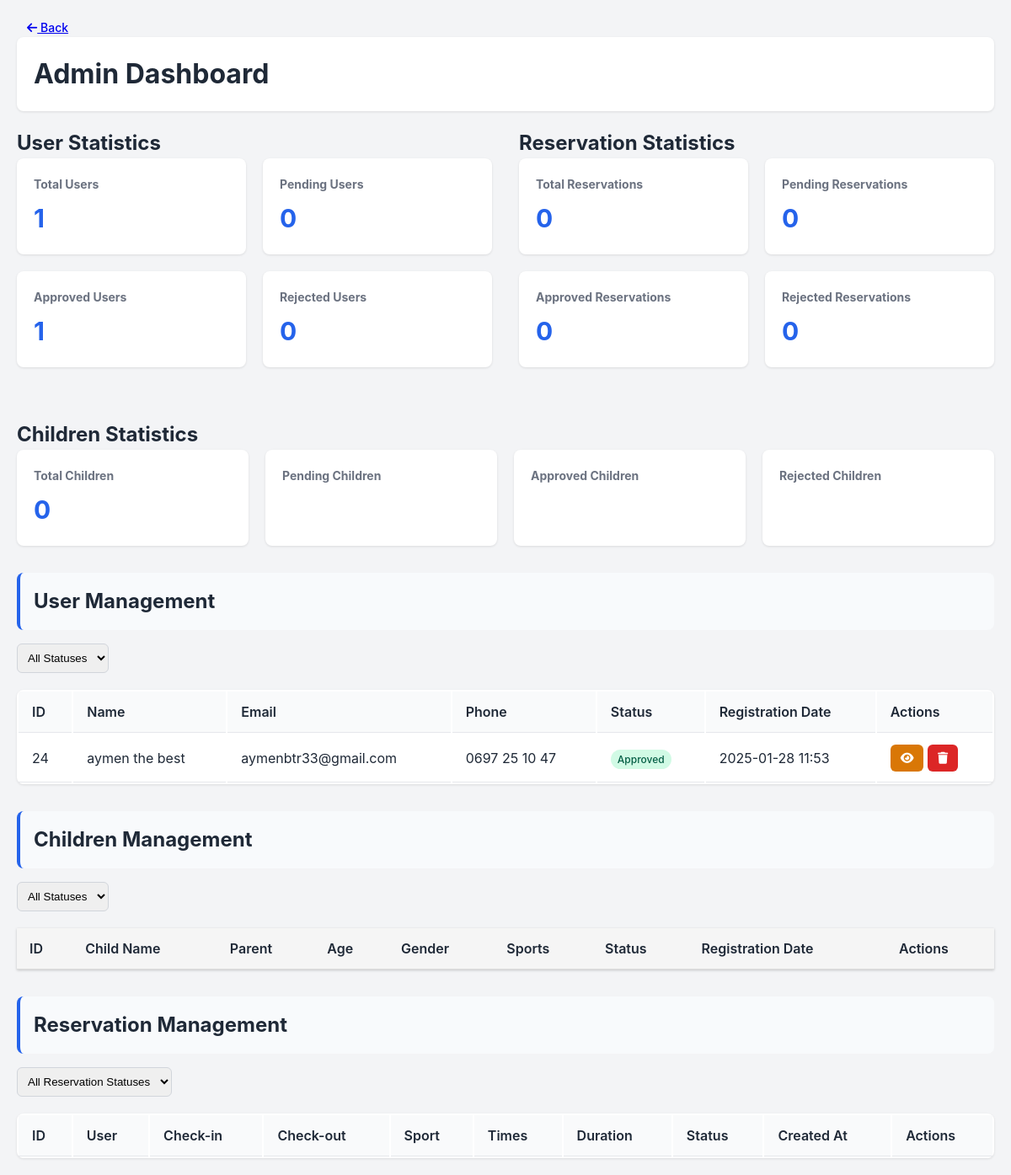
/admin-login.php (signed in), run on the app's committed database.
### tables this page shows
CREATE TABLE `users` (
  `id` int(11) NOT NULL,
  `first_name` varchar(50) NOT NULL,
  `last_name` varchar(50) NOT NULL,
  `dob` date NOT NULL,
  `pob` varchar(100) NOT NULL,
  `address` text NOT NULL,
  `email` varchar(255) NOT NULL,
  `phone` varchar(20) NOT NULL,
  `gender` enum('male','female') NOT NULL,
  `id_type` enum('passport','driving_licence','identity_card') DEFAULT NULL,
  `id_number` varchar(50) DEFAULT NULL,
  `id_document_path` varchar(255) DEFAULT NULL,
  `password` varchar(255) NOT NULL,
  `wilaya_id` int(11) DEFAULT NULL,
  `created_at` timestamp NOT NULL DEFAULT current_timestamp(),
  `status` enum('pending','approved','rejected') DEFAULT 'pending',
  `rejection_reason` text DEFAULT NULL,
  `is_deleted` tinyint(1) DEFAULT 0,
  `facility_id` int(11) NOT NULL,
  `profile_pic_path` varchar(255) DEFAULT NULL
);

### admin-login.php (the view, shortened to what this page needs)
<?php
$facility_id = $_SESSION['facility_id'];
$conn = new mysqli(DB_HOST, DB_USER, DB_PASS, DB_NAME);
$users_query = "
    SELECT
        u.*,
        w.name as wilaya_name,
        GROUP_CONCAT(DISTINCT s.name) as sports,
        GROUP_CONCAT(DISTINCT s.id) as sport_ids
    FROM users u
    LEFT JOIN wilaya w ON u.wilaya_id = w.id
    LEFT JOIN user_sports us ON u.id = us.user_id
    LEFT JOIN sport s ON us.sport_id = s.id
    WHERE u.is_deleted = 0
    AND u.facility_id = ?
    GROUP BY u.id
    ORDER BY u.created_at DESC
";
$stmt = $conn->prepare($users_query);
$stmt->bind_param("i", $facility_id);
$stmt->execute();
$users = $stmt->get_result()->fetch_all(MYSQLI_ASSOC);
$stats_query = "
    SELECT
        (SELECT COUNT(*) FROM users WHERE facility_id = ? AND is_deleted = 0) as total_users,
        (SELECT COUNT(*) FROM users WHERE facility_id = ? AND status = 'pending' AND is_deleted = 0) as pending_users,
        (SELECT COUNT(*) FROM users WHERE facility_id = ? AND status = 'approved' AND is_deleted = 0) as approved_users,
        (SELECT COUNT(*) FROM users WHERE facility_id = ? AND status = 'rejected' AND is_deleted = 0) as rejected_users,
        (SELECT COUNT(*) FROM reservations WHERE facility_id = ?) as total_reservations,
        (SELECT COUNT(*) FROM reservations WHERE facility_id = ? AND status = 'pending') as pending_reservations,
        (SELECT COUNT(*) FROM reservations WHERE facility_id = ? AND status = 'approved') as approved_reservations,
        (SELECT COUNT(*) FROM reservations WHERE facility_id = ? AND status = 'rejected') as rejected_reservations
";
$stmt = $conn->prepare($stats_query);
$stmt->bind_param("iiiiiiii", $facility_id, $facility_id, $facility_id, $facility_id, $facility_id, $facility_id, $facility_id, $facility_id);
$stmt->execute();
$stats = $stmt->get_result()->fetch_assoc();
$children_stats_query = "
    SELECT
        COUNT(*) as total_children,
        SUM(CASE WHEN c.status = 'pending' THEN 1 ELSE 0 END) as pending_children,
        SUM(CASE WHEN c.status = 'approved' THEN 1 ELSE 0 END) as approved_children,
        SUM(CASE WHEN c.status = 'rejected' THEN 1 ELSE 0 END) as rejected_children
    FROM children c
    JOIN users u ON c.user_id = u.id
    WHERE u.facility_id = ?
";
$stmt = $conn->prepare($children_stats_query);
$stmt->bind_param("i", $facility_id);
$stmt->execute();
$children_stats = $stmt->get_result()->fetch_assoc();
?>
<!DOCTYPE html>
<html lang="en">
<head>
    <link href="https://cdnjs.cloudflare.com/ajax/libs/font-awesome/6.0.0/css/all.min.css" rel="stylesheet">
</head>
<body>
<div class="container">
    <div class="mb-3">
        <a href="facility-management.php" class="btn btn-secondary back-button">
            <i class="fas fa-arrow-left me-2"></i> Back
        </a>
    </div>
        <div class="dashboard-header">
            <h1>Admin Dashboard</h1>
        </div>
        <div class="stats-container">
            <div class="stats-section">
                <h2>User Statistics</h2>
                <div class="stats-grid">
                    <div class="stat-card">
                        <h3>Total Users</h3>
                        <div class="number"><?php echo $stats['total_users']; ?></div>
                    </div>
                    <div class="stat-card">
                        <h3>Pending Users</h3>
                        <div class="number"><?php echo $stats['pending_users']; ?></div>
                    </div>
                    <div class="stat-card">
                        <h3>Approved Users</h3>
                        <div class="number"><?php echo $stats['approved_users']; ?></div>
                    </div>
                    <div class="stat-card">
                        <h3>Rejected Users</h3>
                        <div class="number"><?php echo $stats['rejected_users']; ?></div>
                    </div>
                </div>
            </div>
            <div class="stats-section">
                <h2>Reservation Statistics</h2>
                <div class="stats-grid">
                    <div class="stat-card">
                        <h3>Total Reservations</h3>
                        <div class="number"><?php echo $stats['total_reservations']; ?></div>
                    </div>
                    <div class="stat-card">
                        <h3>Pending Reservations</h3>
                        <div class="number"><?php echo $stats['pending_reservations']; ?></div>
                    </div>
                    <div class="stat-card">
                        <h3>Approved Reservations</h3>
                        <div class="number"><?php echo $stats['approved_reservations']; ?></div>
                    </div>
                    <div class="stat-card">
                        <h3>Rejected Reservations</h3>
                        <div class="number"><?php echo $stats['rejected_reservations']; ?></div>
                    </div>
                </div>
            </div>
        </div>
        <div class="stats-section">
    <h2>Children Statistics</h2>
    <div class="stats-grid">
        <div class="stat-card">
            <h3>Total Children</h3>
            <div class="number"><?php echo $children_stats['total_children']; ?></div>
        </div>
        <div class="stat-card">
            <h3>Pending Children</h3>
        </div>
        <div class="stat-card">
            <h3>Approved Children</h3>
        </div>
        <div class="stat-card">
            <h3>Rejected Children</h3>
        </div>
    </div>
</div>
        <div class="section-header">
            <h2>User Management</h2>
        </div>
        <div class="filters">
            <select class="filter-select" id="statusFilter">
                <option value="">All Statuses</option>
            </select>
        </div>
        <table class="users-table">
            <thead>
                <tr>
                    <th>ID</th>
                    <th>Name</th>
                    <th>Email</th>
                    <th>Phone</th>
                    <th>Status</th>
                    <th>Registration Date</th>
                    <th>Actions</th>
                </tr>
            </thead>
            <tbody>
                <?php foreach ($users as $user): ?>
                    <tr data-status="<?php echo htmlspecialchars($user['status']); ?>">
                        <td><?php echo htmlspecialchars($user['id']); ?></td>
                        <td><?php echo htmlspecialchars($user['first_name'] . ' ' . $user['last_name']); ?></td>
                        <td><?php echo htmlspecialchars($user['email']); ?></td>
                        <td><?php echo htmlspecialchars($user['phone']); ?></td>
                        <td>
                            <span class="badge badge-<?php echo htmlspecialchars($user['status']); ?>">
                                <?php echo ucfirst(htmlspecialchars($user['status'])); ?>
                            </span>
                        </td>
                        <td><?php echo date('Y-m-d H:i', strtotime($user['created_at'])); ?></td>
                        <td>
                            <button onclick="showUserDetails(<?php echo htmlspecialchars(json_encode($user)); ?>)" class="btn btn-warning">
                                <i class="fas fa-eye"></i>
                            </button>
                            <button onclick="deleteUser(<?php echo $user['id']; ?>)" class="btn btn-danger">
                                <i class="fas fa-trash"></i>
                            </button>
                        </td>
                    </tr>
                <?php endforeach; ?>
            </tbody>
        </table>
        <div class="section-header">
    <h2>Children Management</h2>
</div>
<div class="filters">
    <select class="filter-select" id="childrenStatusFilter">
        <option value="">All Statuses</option>
    </select>
</div>
<table class="children-table">
    <thead>
        <tr>
            <th>ID</th>
            <th>Child Name</th>
            <th>Parent</th>
            <th>Age</th>
            <th>Gender</th>
            <th>Sports</th>
            <th>Status</th>
            <th>Registration Date</th>
            <th>Actions</th>
        </tr>
    </thead>
</table>
        <div class="section-header">
            <h2>Reservation Management</h2>
        </div>
        <div class="filters">
            <select class="filter-select" id="reservationStatusFilter">
                <option value="">All Reservation Statuses</option>
            </select>
        </div>
        <table class="users-table">
        <thead>
        <tr>
            <th>ID</th>
            <th>User</th>
            <th>Check-in</th>
            <th>Check-out</th>
            <th>Sport</th>
            <th>Times</th>
            <th>Duration</th>
            <th>Status</th>
            <th>Created At</th>
            <th>Actions</th>
        </tr>
    </thead>
</table>
    </div>
</body>
</html>

### admin-login.php (style rules this page uses)
:root { --primary-color: #2563eb; --secondary-color: #1e40af; --success-color: #16a34a; --danger-color: #dc2626; --warning-color: #d97706; }
* { margin: 0; padding: 0; box-sizing: border-box; }
body { font-family: 'Inter', sans-serif; background-color: #f3f4f6; color: #1f2937; line-height: 1.5; }
.container { max-width: 1200px; margin: 0 auto; padding: 20px; }
.dashboard-header { background-color: white; padding: 20px; border-radius: 8px; box-shadow: 0 1px 3px rgba(0, 0, 0, 0.1); margin-bottom: 20px; }
.stats-grid { display: grid; grid-template-columns: repeat(auto-fit, minmax(200px, 1fr)); gap: 20px; margin-bottom: 30px; }
.stat-card { background-color: white; padding: 20px; border-radius: 8px; box-shadow: 0 1px 3px rgba(0, 0, 0, 0.1); }
.stat-card h3 { color: #6b7280; font-size: 0.875rem; margin-bottom: 8px; }
.stat-card .number { font-size: 1.875rem; font-weight: bold; color: var(--primary-color); }
.users-table { width: 100%; background-color: white; border-radius: 8px; box-shadow: 0 1px 3px rgba(0, 0, 0, 0.1); overflow: hidden; }
.users-table th, .users-table td { padding: 12px 16px; text-align: left; border-bottom: 1px solid #e5e7eb; }
.users-table th { background-color: #f9fafb; font-weight: 600; }
.btn { padding: 8px 12px; border-radius: 6px; border: none; cursor: pointer; font-size: 0.875rem; font-weight: 500; transition: background-color 0.2s; }
.btn-danger { background-color: var(--danger-color); color: white; }
.btn-warning { background-color: var(--warning-color); color: white; }
.badge { padding: 4px 8px; border-radius: 9999px; font-size: 0.75rem; font-weight: 500; }
.badge-approved { background-color: #d1fae5; color: #065f46; }
.filters { display: flex; gap: 20px; margin-bottom: 20px; }
.filter-select { padding: 8px; border-radius: 6px; border: 1px solid #d1d5db; }
.section-header { background-color: #f8fafc; padding: 1rem; margin: 2rem 0 1rem; border-radius: 8px; border-left: 4px solid var(--primary-color); }
.stats-container { display: flex; gap: 2rem; margin-bottom: 2rem; }
.stats-section { flex: 1; }
.children-table { width: 100%; border-collapse: collapse; margin: 20px 0; background: white; box-shadow: 0 1px 3px rgba(0,0,0,0.2); }
.children-table th, .children-table td { padding: 12px 15px; text-align: left; border-bottom: 1px solid #ddd; }
.children-table th { background-color: #f5f5f5; font-weight: 600; }

### data on the page
users: id "24", first_name+last_name "aymen the best", email "aymenbtr33@gmail.com", phone "0697 25 10 47", status "Approved", created_at "2025-01-28 11:53"

### other printed values
$stats['total_users'] "1"
$stats['pending_users'] "0"
$stats['approved_users'] "1"
$stats['rejected_users'] "0"
$stats['total_reservations'] "0"
$stats['pending_reservations'] "0"
$stats['approved_reservations'] "0"
$stats['rejected_reservations'] "0"
$children_stats['total_children'] "0"
